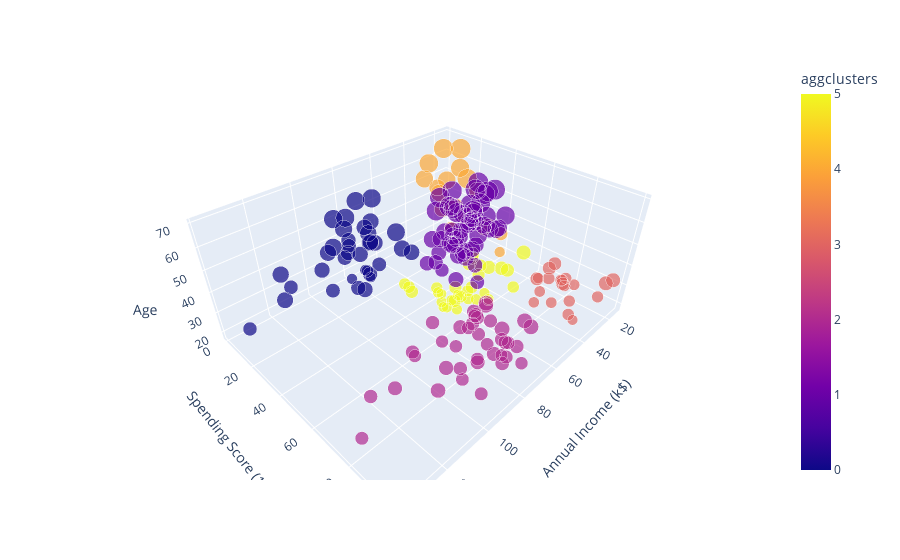

The notebook cell this image was saved under:
### Code cell
px.scatter_3d(data , x='Annual Income (k$)' , y = 'Spending Score (1-100)' , z='Age', size='Age' , color='aggclusters')

### Figure 1 — Plotly figure (JSON) as saved in the notebook; plotly's stock layout.template omitted (floating-point values rounded to 4 significant figures; data arrays with more than 128 entries replaced by an {"elided": "..."} marker saying what was removed)
{"data": [{"hovertemplate": "Annual Income (k$)=%{x}<br>Spending Score (1-100)=%{y}<br>Age=%{marker.size}<br>aggclusters=%{marker.color}<extra></extra>", "legendgroup": "", "marker": {"color": {"elided": "200 int values"}, "coloraxis": "coloraxis", "size": {"elided": "200 int values"}, "sizemode": "area", "sizeref": 0.175, "symbol": "circle"}, "mode": "markers", "name": "", "scene": "scene", "showlegend": false, "type": "scatter3d", "x": {"elided": "200 int values"}, "y": {"elided": "200 int values"}, "z": {"elided": "200 int values"}}], "layout": {"coloraxis": {"colorbar": {"title": {"text": "aggclusters"}}, "colorscale": [[0, "#0d0887"], [0.1111, "#46039f"], [0.2222, "#7201a8"], [0.3333, "#9c179e"], [0.4444, "#bd3786"], [0.5556, "#d8576b"], [0.6667, "#ed7953"], [0.7778, "#fb9f3a"], [0.8889, "#fdca26"], [1, "#f0f921"]]}, "legend": {"itemsizing": "constant", "tracegroupgap": 0}, "margin": {"t": 60}, "scene": {"domain": {"x": [0, 1], "y": [0, 1]}, "xaxis": {"title": {"text": "Annual Income (k$)"}}, "yaxis": {"title": {"text": "Spending Score (1-100)"}}, "zaxis": {"title": {"text": "Age"}}}}}
